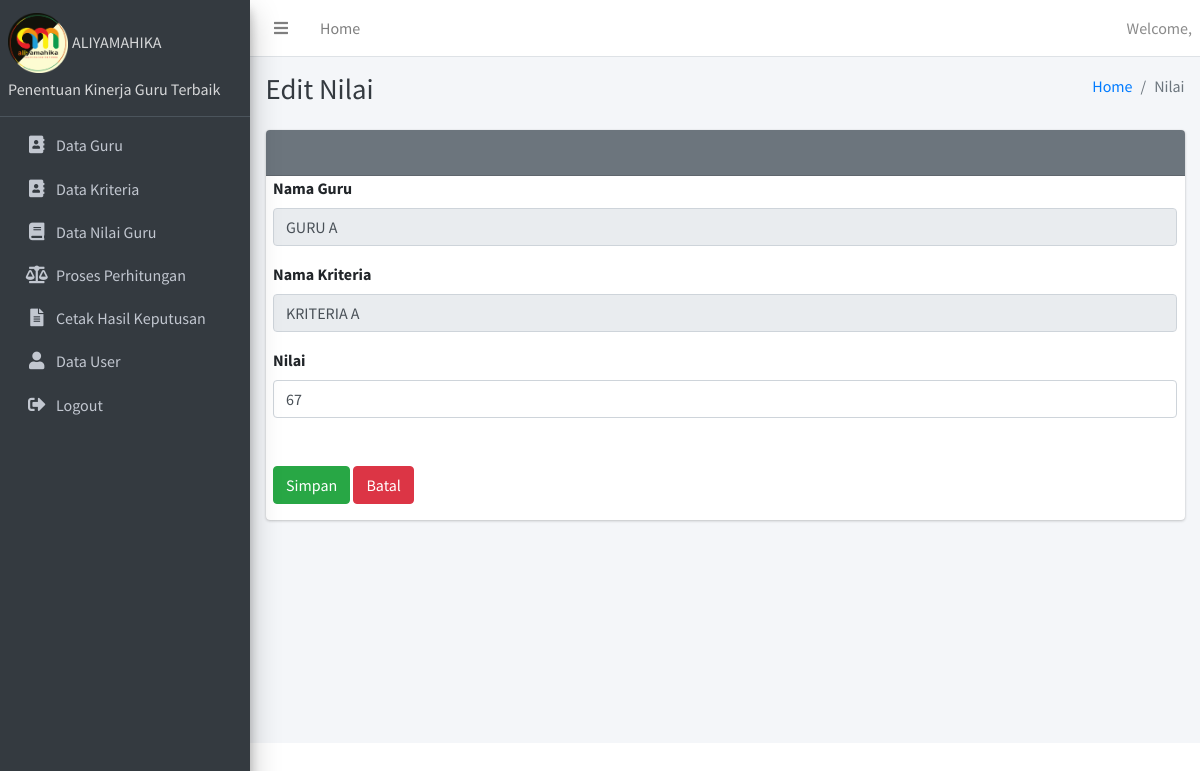
The page /dashboard.php?module=edit_nilai&id_kinerja=KJ01&id_kriteria=KR01 on the database its author committed.
### tables this page shows
CREATE TABLE `guru` (
  `id_guru` varchar(10) NOT NULL,
  `nm_guru` varchar(20) DEFAULT NULL,
  `jenkel` varchar(20) DEFAULT NULL,
  `alamat` varchar(50) NOT NULL
);

CREATE TABLE `kriteria` (
  `id_kriteria` varchar(10) NOT NULL,
  `nm_kriteria` varchar(40) DEFAULT NULL,
  `tren` varchar(20) DEFAULT NULL,
  `bobot` int(11) DEFAULT NULL
);

CREATE TABLE `nilai` (
  `id_nilai` int(11) NOT NULL,
  `id_kriteria` varchar(10) NOT NULL,
  `id_kinerja` varchar(10) NOT NULL,
  `nilai` int(11) NOT NULL,
  `nil_hitung` float NOT NULL
);

### modul/nilai/edit_nilai.php (the view, shortened to what this page needs)
<?php
$query = mysqli_query($koneksi, "SELECT nilai.id_kriteria AS id_kriteria, nilai.id_kinerja AS id_kinerja, guru.nm_guru AS nm_guru, kriteria.nm_kriteria AS nm_kriteria, nilai.nilai AS nilai FROM guru, kinerja, nilai, kriteria WHERE guru.id_guru=kinerja.id_guru AND kinerja.id_kinerja=nilai.id_kinerja AND nilai.id_kriteria=kriteria.id_kriteria AND nilai.id_kinerja='$_GET[id_kinerja]' AND nilai.id_kriteria='$_GET[id_kriteria]'");
$row = mysqli_fetch_assoc($query);
?>
<div class="content-header">
  <div class="container-fluid">
    <div class="row mb-2">
      <div class="col-sm-6">
        <h1 class="m-0 text-dark">Edit Nilai</h1>
      </div>
      <div class="col-sm-6">
        <ol class="breadcrumb float-sm-right">
          <li class="breadcrumb-item"><a href="?module=home">Home</a></li>
          <li class="breadcrumb-item active">Nilai</li>
        </ol>
      </div>
    </div>
  </div>
</div>
<section class="content">
      <div class="container-fluid">
      <div class="row">
        <div class="col-12">
			<div class="card card-secondary">
              	<div class="card-header">
                	<h3 class="card-title">&nbsp;</h3>
              			</div>
						<form class="form-horizontal" action="" method="post">
							<div class="form-group">
								<label class="col-sm-3 control-label">Nama Guru</label>
								<div class="col-sm-12">
									<input type="text" name="nm_guru" value="<?php echo $row['nm_guru'];?>" class="form-control" readonly="readonly">
								</div>
							</div>
							<div class="form-group">
								<label class="col-sm-3 control-label">Nama Kriteria</label>
								<div class="col-sm-12">
									<input type="text" name="nm_guru" value="<?php echo $row['nm_kriteria'];?>" class="form-control" readonly="readonly">
								</div>
							</div><div class="form-group">
								<label class="col-sm-3 control-label">Nilai</label>
								<div class="col-sm-12">
									<input type="text" name="nilai" value="<?php echo $row['nilai'];?>" class="form-control" placeholder="Nilai" required>
								</div>
							</div>
							<div class="form-group">
								<label class="col-sm-3 control-label">&nbsp;</label>
								<div class="col-sm-12">
									<input type="submit" name="ubah" class="btn btn-success" value="Simpan">
									<a href="?module=data_nilai" class="btn btn-danger">Batal</a>
								</div>
							</div>
						</div>
					</div>
			</div>
		</div>
	</div>

### rows shown on the page
guru: nm_guru "GURU A", nm_guru "KRITERIA A", nilai "67"
